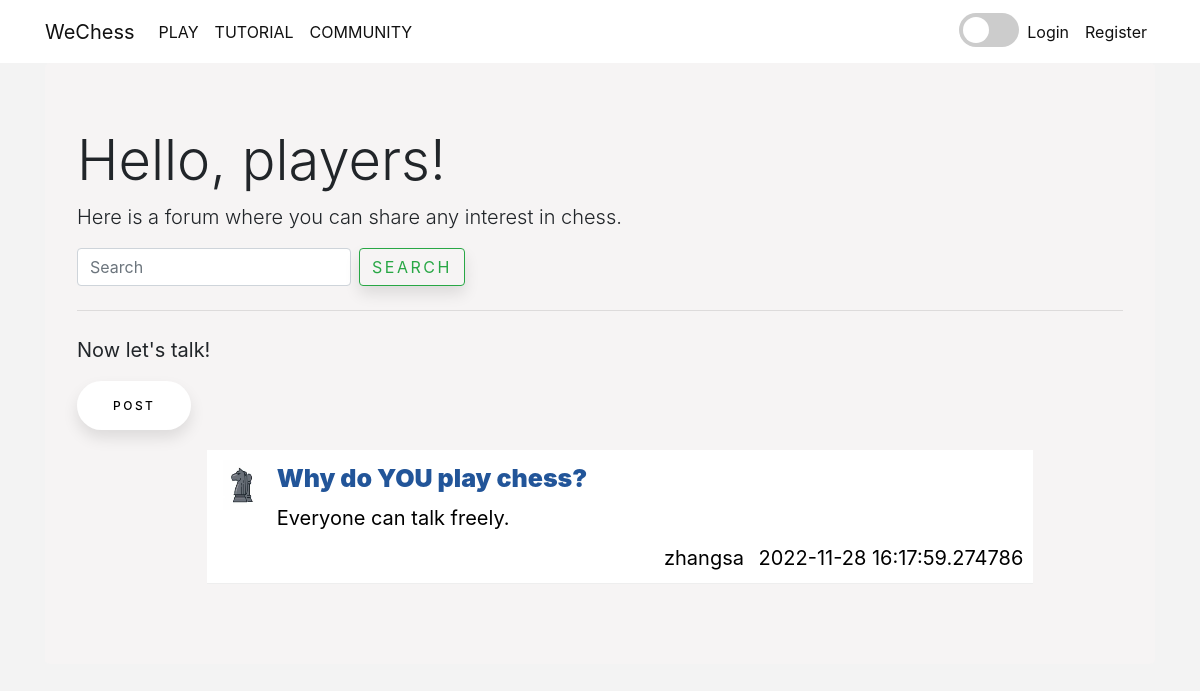
The app's page /forum/ with its own data.
### models.py (models this page shows)
class ForumModel(db.Model):
    __tablename__ = "forum"
    id = db.Column(db.Integer, primary_key=True, autoincrement=True)
    title = db.Column(db.String(200), nullable=False)
    content = db.Column(db.Text, nullable=False)
    author_id = db.Column(db.Integer, db.ForeignKey("user.id"))
    author = db.relationship("UserModel", backref="forum")
    create_time = db.Column(db.DateTime, default=datetime.now)
    click_num = db.Column(db.Integer, default=0)
    save_num = db.Column(db.Integer, default=0)
    love_num = db.Column(db.Integer, default=0)

class UserModel(db.Model):
    __tablename__ = "user"
    id = db.Column(db.Integer, primary_key=True, autoincrement=True)
    username = db.Column(db.String(200), nullable=False, unique=False)
    email = db.Column(db.String(100), nullable=False, unique=True)
    password = db.Column(db.String(200), nullable=False, unique=True)
    join_time = db.Column(db.DateTime, default=datetime.now)
    signature = db.Column(db.String(200), nullable=True)
    icon = db.Column(db.String(100))
    chess_win = db.Column(db.Integer, default=0)
    chess_lose = db.Column(db.Integer, default=0)

### blueprints/forum.py (the view)
@bp.route("/")
def forum():
    questions = ForumModel.query.order_by(db.text("-create_time")).all()
    return render_template("forum.html", questions=questions)

### app.py (called while the page is built)
@app.before_request
def before_request():
    user_id = session.get("user_id")
    if user_id:
        try:
            user = UserModel.query.get(user_id)
            g.user = user
        except:
            g.user = None

@app.context_processor
def context_processor():
    if hasattr(g, "user"):
        return {"user": g.user}
    else:
        return {}

### templates/forum.html (shortened to what this page needs)
{% extends "base.html" %}
{% block head %}
  <link rel="stylesheet" href="{{ url_for('static',filename='css/index.css') }}">
{% endblock %}
{% block body %}
    <div class="jumbotron">
  <h1 class="display-4">Hello, players!</h1>
  <p class="lead">Here is a forum where you can share any interest in chess.</p>
                    <form class="form-inline my-2 my-lg-0" method="GET" action="{{ url_for('forum.search') }}">
                        <input class="form-control mr-sm-2" type="search" placeholder="Search" aria-label="Search"
                               name="q">
                        <button class="btn btn-outline-success my-2 my-sm-0" type="submit">Search</button>
                    </form>
  <hr class="my-4">
  <p style="font-size: 20px">Now let's talk!</p>
        <button onclick="window.location.href='{{ url_for('forum.post_question') }}'" >POST</button>
      <div class="row" style="margin-top: 20px;">
    <div class="col"></div>
    <div class="col-10">
      <ul class="question-ul">
        {% for question in questions %}
          <li>
            <div class="side-question">
              <img class="side-question-avatar" src="{{ url_for('static',filename='images/img.png') }}" alt="">
            </div>
            <div class="question-main">
              <div class="question-title"><a style="font-size: 25px" href="{{ url_for('forum.question_detail',question_id=question.id) }}">{{ question.title }}</a></div>
              <div class="question-content" style="font-size: 20px; color: #000000;" >{{ question.content }}</div>
              <div class="question-detail">
                <span class="question-author" style="font-size: 20px; color: #000000;">{{ question.author.username }}</span>
                <span class="question-time" style="font-size: 20px; color: #000000;">{{ question.create_time }}</span>
              </div>
            </div>
          </li>
        {% endfor %}
      </ul>
    </div>
    <div class="col"></div>
  </div>
</div>
{% endblock %}

### static/css/init.css (style rules this page uses)
body { background-color: #f3f3f3; transition: .6s; }

### static/css/index.css (style rules this page uses)
.question-ul li { padding: 10px; overflow: hidden; display: flex; background-color: #fff; border-bottom:1px solid #eee; }
.side-question { flex-basis: 38px; height:100%; }
.side-question-avatar { width: 50px; height:50px; border-radius: 3px; }
.question-main { flex: 1; width: 660px; margin-left:10px; overflow: hidden; }
.question-title a { color: #259; font-size:14px; font-weight: 900; }
.question-author { font-size: 12px; margin-top: 5px; }
.question-content { margin-top: 5px; font-size:12px; }
.question-detail { text-align: right; margin-top: 10px; }
.question-detail .question-author { margin-right:10px; }
button { padding: 1.3em 3em; font-size: 12px; text-transform: uppercase; letter-spacing: 2.5px; font-weight: 500; color: #000; background-color: #fff; border: none; border-radius: 45px; box-shadow: 0px 8px 15px rgba(0, 0, 0, 0.1); transition: all 0.3s ease 0s; cursor: pointer; outline: none; }
.jumbotron { background-color: #f6f4f4; }

### records on screen
ForumModel: title "Why do YOU play chess?", content "Everyone can talk freely.", author.username "zhangsa", create_time "2022-11-28 16:17:59.274786"
